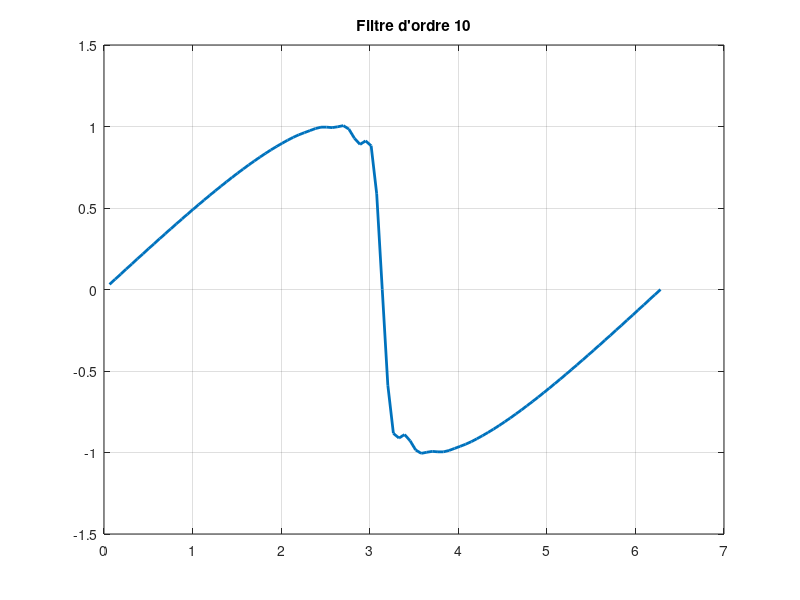

This figure's MATLAB source:
clc; clear all; close all;

n=100;
h=2*pi./n;
x=[h:h:2*pi]';

% cfl=0.7;
% ddt=cfl*h/.5;
ddt=0.0001;
tmax=1/(2*pi);

k=diag(ones(n-1,1),1)-diag(ones(n-1,1),-1);
k(1,end)=-1; k(end,1)=1;
k=sparse(k./(2*h));
p=1/6*diag(ones(n-1,1),1)+1/6*diag(ones(n-1,1),-1)+4/6*eye(n,n);
p(end,1)=1/6; p(1,end)=1/6;
p=sparse(p);

opt_ftr='redonnet10';
if strcmp(opt_ftr,'redonnet10')==1
    ftr0=772/1024;
    ftr1=420/1024;
    ftr2=-240/1024;
    ftr3=90/1024;
    ftr4=-20/1024;
    ftr5=2/1024;
    J=diag(ones(n-1,1),1); J(end,1)=1;
    ftr=ftr0.*eye(n,n)+ftr1/2*(J+J^(n-1))+ftr2/2*(J^2+J^(n-2))+ftr3/2*(J^3+J^(n-3))+ftr4/2*(J^4+J^(n-4))+ftr5/2*(J^5+J^(n-5));
    
elseif strcmp(opt_ftr,'redonnet8')==1
    ftr0=186/256; 
    ftr1=112/256;
    ftr2=-56/256;
    ftr3=16/256;
    ftr4=-2/256;
    ftr5=0;
    J=diag(ones(n-1,1),1); J(end,1)=1;
    ftr=ftr0.*eye(n,n)+ftr1/2*(J+J^(n-1))+ftr2/2*(J^2+J^(n-2))+ftr3/2*(J^3+J^(n-3))+ftr4/2*(J^4+J^(n-4))+ftr5/2*(J^5+J^(n-5));
    
elseif strcmp(opt_ftr,'redonnet6')==1
    ftr0=44/64;
    ftr1=30/64;
    ftr2=-12/64;
    ftr3=2/64;
    ftr4=0;
    ftr5=0;
    J=diag(ones(n-1,1),1); J(end,1)=1;
    ftr=ftr0.*eye(n,n)+ftr1/2*(J+J^(n-1))+ftr2/2*(J^2+J^(n-2))+ftr3/2*(J^3+J^(n-3))+ftr4/2*(J^4+J^(n-4))+ftr5/2*(J^5+J^(n-5));
    
elseif strcmp(opt_ftr,'redonnet4')==1
    ftr0=10/16;
    ftr1=8/16;
    ftr2=-2/16;
    J=diag(ones(n-1,1),1); J(end,1)=1;
    ftr=ftr0.*eye(n,n)+ftr1/2*(J+J^(n-1))+ftr2/2*(J^2+J^(n-2));
elseif strcmp(opt_ftr,'redonnet2')==1
    ftr0=1/2;
    ftr1=1/2;
    J=diag(ones(n-1,1),1); J(end,1)=1;
    ftr=ftr0.*eye(n,n)+ftr1/2*(J+J^(n-1));
elseif strcmp(opt_ftr,'bogey6')==1
    d0=0.234810479761700;
    d1=-.199250131285813;
    d2=0.120198310245186;
    d3=-.049303775636020;
    d4=0.012396449873964;
    d5=-.001446093078167;
    
    ftr0=1-d0;
    ftr1=-d1;
    ftr2=-d2;
    ftr3=-d3;
    ftr4=-d4;
    ftr5=-d5;
    J=diag(ones(n-1,1),1); J(end,1)=1;
    ftr=ftr0.*eye(n,n)+ftr1*(J+J^(n-1))+ftr2*(J^2+J^(n-2))+ftr3*(J^3+J^(n-3))+ftr4*(J^4+J^(n-4))+ftr5*(J^5+J^(n-5));
else
    ftr=speye(n,n);
end

u=sin(x);
int=sum(u)*h;

e=[];cons=[];
t=0;
while t<tmax
     clc; t=t+ddt
    
    fu=u;
    du=k*(fu.^2);
    w=p\du;
    k1=-pi*w;
    
    fu=u+ddt/2.*k1;
    du=k*(fu.^2);
    w=p\du;
    k2=-pi*w;
    
    fu=u+ddt/2.*k2;
    du=k*(fu.^2);
    w=p\du;
    k3=-pi*w;
    
    fu=u+ddt.*k3;
    du=k*(fu.^2);
    w=p\du;
    k4=-pi*w;
    
    fu=u+ddt/6*(k1+2*k2+2*k3+k4);
    u=ftr*fu;
    
    cons=[cons sum(u)*h-int];
    
%     pause(0.00001)
%     clf
%     figure(1)
%     plot(x,u)
%     axis([0 1 0 1])
end

% figure(2)
% plot(cons)

figure(3)
plot(x,u,'Linewidth',2)
grid on
%axis([0 1 -1 1])
title(['Filtre d''ordre 10'])
